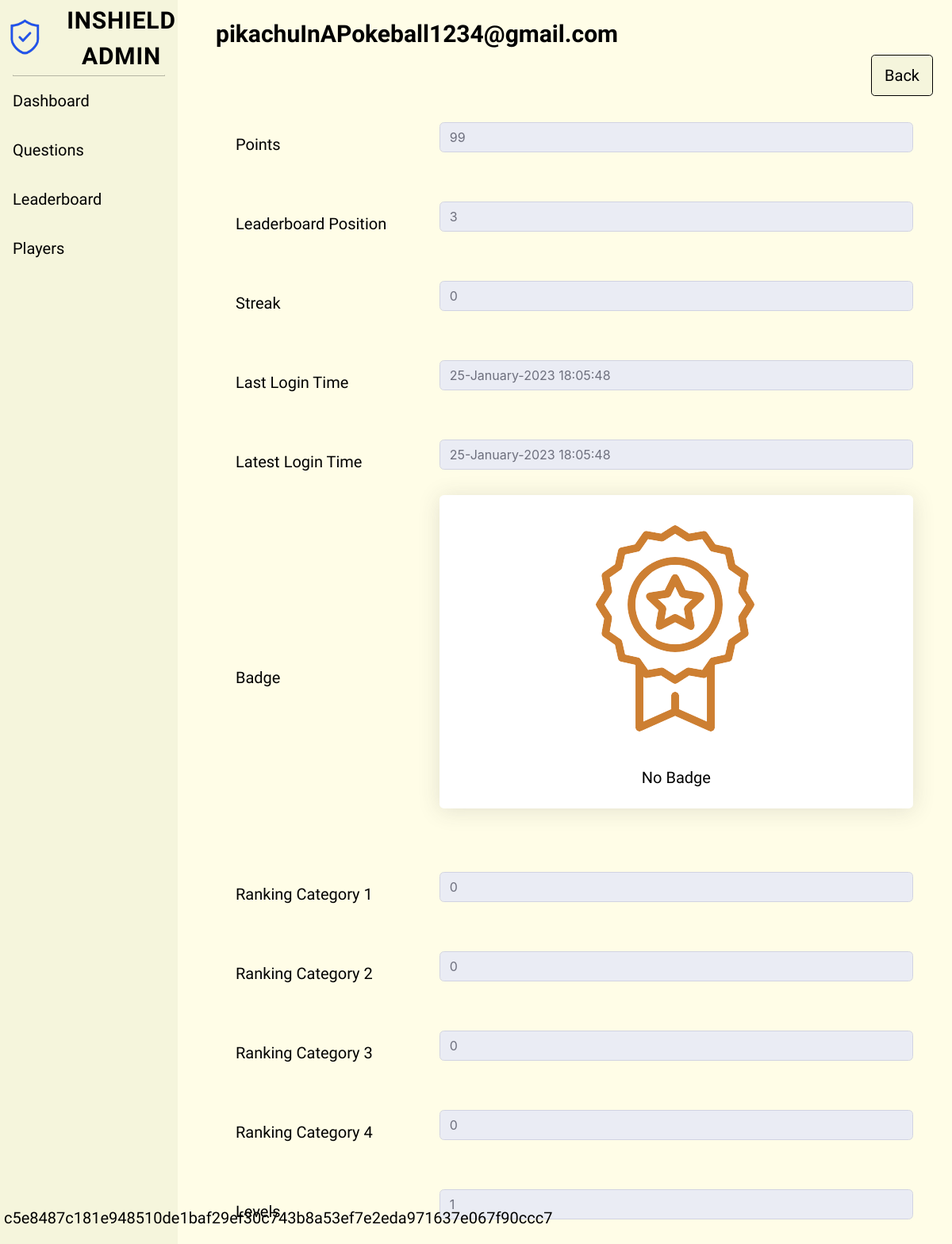
The app's page /adminPlayerDetails.php?id=2 (signed in) with its own data.
### tables this page shows
CREATE TABLE `players` (
  `playerID` int(11) NOT NULL,
  `iv` varchar(32) NOT NULL,
  `email` varchar(256) NOT NULL,
  `displayName` varchar(256) NOT NULL,
  `password` varchar(256) NOT NULL,
  `points` varchar(256) NOT NULL,
  `leaderboard_position` varchar(256) NOT NULL,
  `streak` varchar(256) NOT NULL,
  `last_login_time` varchar(256) NOT NULL,
  `latest_login_time` varchar(256) NOT NULL,
  `badge` varchar(256) NOT NULL,
  `ranking_category1` varchar(256) NOT NULL,
  `ranking_category2` varchar(256) NOT NULL,
  `ranking_category3` varchar(256) NOT NULL,
  `ranking_category4` varchar(256) NOT NULL,
  `levels` varchar(256) NOT NULL,
  `google2FA_secretKey` varchar(256) DEFAULT NULL,
  `profilePic` varchar(256) DEFAULT NULL,
  `time_lvl1` varchar(256) DEFAULT NULL,
  `time_lvl2` varchar(256) DEFAULT NULL,
  `time_lvl3` varchar(256) DEFAULT NULL,
  `time_lvl4` varchar(256) DEFAULT NULL,
  `time_lvl5` varchar(256) DEFAULT NULL,
  `time_lvl6` varchar(256) DEFAULT NULL,
  `time_lvl7` varchar(256) DEFAULT NULL,
  `time_lvl8` varchar(256) DEFAULT NULL,
  `time_lvl9` varchar(256) DEFAULT NULL
);

### validation.php (called while the page is built, shortened)
<?php
function decrypting($val_bin, $iv)
{
  $cipher = 'AES-128-CBC';
  $key = 'thebestsecretkey';
  $decryptedVal = openssl_decrypt($val_bin, $cipher, $key, OPENSSL_RAW_DATA, $iv);
  return $decryptedVal;
}
?>

### adminPlayerDetails.php (the view, shortened to what this page needs)
<!DOCTYPE html>
<html>
    <link href="css/dataTables.min.css" rel="stylesheet">
    <link href="css/adminStyle.css" rel="stylesheet" type="text/css" />
    <link rel="stylesheet" href="https://cdn.jsdelivr.net/npm/bootstrap@5.2.3/dist/css/bootstrap.min.css">
</head>
<body id="page-top">
    <div id="wrapper">
        <?php
            include './headerFooterAdmin.php';
            require_once './validation.php';
        ?>
        <div class="container-fluid ps-5">
            <?php
            if($_SERVER['REQUEST_METHOD'] == 'GET')
            {
                if(empty($_GET['id']))
                {
                    $location = "adminPlayers.php";
                    echo "<script type='text/JavaScript'>alert('Please select a player to continue');window.location='$location'</script>";
                }
                elseif(!empty($_GET['id']))
                {
                    $playerID = trim($_GET['id']);
                    $error['id'] = validateInteger($playerID);
                    $error = array_filter($error);
                    if(empty($error))
                    {
                        $con = new mysqli(DB_HOST, DB_USER, DB_PASS, DB_NAME);
                        $sql = "SELECT * FROM players WHERE playerID = ?";
                        $stmt = $con->prepare($sql);
                        $stmt->bind_param("i", $playerID);
                        $stmt->execute();
                        $result = $stmt->get_result();
                        if($row = $result -> fetch_object())
                        {
                            $iv = hex2bin($row -> iv);
                            $displayName_bin = hex2bin($row -> displayName);
                            $displayName = decrypting($displayName_bin, $iv);
                            $points_bin = hex2bin($row -> points);
                            $points = decrypting($points_bin, $iv);
                            $leaderboard_position_bin = hex2bin($row -> leaderboard_position);
                            $leaderboard_position = decrypting($leaderboard_position_bin, $iv);
                            $streak_bin = hex2bin($row -> streak);
                            $streak = decrypting($streak_bin , $iv);
                            $last_login_time_bin = hex2bin($row -> last_login_time);
                            $last_login_time = decrypting($last_login_time_bin , $iv);
                            $latest_login_time_bin = hex2bin($row -> latest_login_time);
                            $latest_login_time = decrypting($latest_login_time_bin , $iv);
                            $badge_bin = hex2bin($row -> badge);
                            $badge = decrypting($badge_bin , $iv);
                            $ranking_category1_bin = hex2bin($row -> ranking_category1);
                            $ranking_category1 = decrypting($ranking_category1_bin , $iv);
                            $ranking_category2_bin = hex2bin($row -> ranking_category2);
                            $ranking_category2 = decrypting($ranking_category2_bin , $iv);
                            $ranking_category3_bin = hex2bin($row -> ranking_category3);
                            $ranking_category3 = decrypting($ranking_category3_bin , $iv);
                            $ranking_category4_bin = hex2bin($row -> ranking_category4);
                            $ranking_category4 = decrypting($ranking_category4_bin , $iv);
                            $levels_bin = hex2bin($row -> levels);
                            $levels = decrypting($levels_bin , $iv);
                            echo '
                            <h1 class="text-left txt fw-bold">'. $displayName .'</h1>
                            <div class="d-flex flex-row-reverse">
                                <a href="adminPlayers.php" class="btn btn-design txt txt-resize h-auto btn-txt btn-lg" role="button">Back</a>
                            </div>
                            <form class="container-fluid" action="" method="post" enctype='."'multipart/form-data'".'>
                                <table class="container-fluid">
                                    <tr>
                                        <td style="width: 30%;font-size:23px;"></td>
                                    </tr>
                                    <tr>
                                        <td><label for="points" class="txt fs-5">Points</label></td>
                                        <td style="height:100px;"><input type="text" class="form-control" id="points" value="'. $points .'" disabled/></td>
                                    </tr>
                                    <tr>
                                        <td><label for="leaderboard_position" class="txt fs-5">Leaderboard Position</label></td>
                                        <td style="height:100px;"><input type="text" class="form-control" id="leaderboard_position" value="'. $leaderboard_position .'" disabled/></td>
                                    </tr>
                                    <tr>
                                        <td><label for="streak" class="txt fs-5">Streak</label></td>
                                        <td style="height:100px;"><input type="text" class="form-control" id="streak" value="'. $streak .'" disabled/></td>
                                    </tr>
                                    <tr>
                                        <td><label for="last_login_time" class="txt fs-5">Last Login Time</label></td>
                                        <td style="height:100px;"><input type="text" class="form-control" id="last_login_time" value="'. $last_login_time .'" disabled/></td>
                                    </tr>
                                    <tr>
                                        <td><label for="latest_login_time" class="txt fs-5">Latest Login Time</label></td>
                                        <td style="height:100px;"><input type="text" class="form-control" id="latest_login_time" value="'. $latest_login_time .'" disabled/></td>
                                    </tr>
                                    <tr>
                                        <td><label for="badge" class="txt fs-5">Badge</label></td>
                                        <td class="text-center" style="height:100px;">
                                        <div class="shadow p-3 mb-5 bg-body rounded bg-white">
                                            <img src="';
                                                    if($points < 90)
                                                    {
                                                        echo 'img/sad.png';
                                                    }
                                                    elseif($points >= 90 && $points <= 100)
                                                    {
                                                        echo "img/BadgeBronze.png";
                                                    }
                                                    elseif($points >= 100 & $points<= 199)
                                                    {
                                                        echo "img/BadgeSilver.png";
                                                    }
                                                    elseif($points >= 200)
                                                    {
                                                        echo "img/BadgeGold.png";
                                                    }
                                                    echo '"
                                                    class="img-size p-3"/><br/>
                                                    <label for="badge" class="txt fs-5">';
                                                     if ($badge == 0)
                                                     {
                                                        echo "No Badge";
                                                     }
                                                     else
                                                     {
                                                        echo $badge;
                                                     }
                                                    echo
                                                    '</label>
                                                    </div>
                                                </td>
                                            </tr>
                                            <tr>
                                                <td><label for="ranking_category1" class="txt fs-5">Ranking Category 1</label></td>
                                                <td style="height:100px;"><input type="text" class="form-control" id="ranking_category1" value="'.$ranking_category1.'" disabled/></td>
                                            </tr>
                                            <tr>
                                                <td><label for="ranking_category2" class="txt fs-5">Ranking Category 2</label></td>
                                                <td style="height:100px;"><input type="text" class="form-control" id="ranking_category2" value="'.$ranking_category2.'" disabled/></td>
                                            </tr>
                                            <tr>
                                                <td><label for="ranking_category3" class="txt fs-5">Ranking Category 3</label></td>
                                                <td style="height:100px;"><input type="text" class="form-control" id="ranking_category3" value="'.$ranking_category3.'" disabled/></td>
                                            </tr>
                                            <tr>
                                                <td><label for="ranking_category4" class="txt fs-5">Ranking Category 4</label></td>
                                                <td style="height:100px;"><input type="text" class="form-control" id="ranking_category4" value="'.$ranking_category4.'" disabled/></td>
                                            </tr>
                                            <tr>
                                                <td><label for="levels" class="txt fs-5">Levels</label></td>
                                                <td style="height:100px;"><input type="text" class="form-control" id="levels" value="'.$levels.'" disabled/></td>
                                            </tr>
                                        </table>
                                    </form>';
                        }
                    }
                }
            }
            ?>
</body>
</html>

### adminPlayerDetails.php (style rules this page uses)
.txt { font-family: "Strait"; color: #000000 !important; }
.btn-design { border-color: #000000 !important; background-color: #F5F5DC !important; }
.txt-resize { font-size: 20px !important; }
.btn-txt { vertical-align: middle !important; padding-top:10px !important; padding-bottom:10px !important; }

### headerFooterAdmin.php (style rules this page uses)
html body { background-color: #FFFDE7; }
.txt { padding-top: 25px; font-family: "Strait"; font-size: 30px; }

### records on screen
players: displayName "pikachuInAPokeball1234@gmail.com", points+iv "99", leaderboard_position+iv "3", streak+iv "0", last_login_time+iv "25-January-2023 18:05:48", latest_login_time+iv "25-January-2023 18:05:48", ranking_category1+iv "0", ranking_category2+iv "0", ranking_category3+iv "0", ranking_category4+iv "0", levels+iv "1"

### other values on screen
$_SESSION["aName"] "c5e8487c181e948510de1baf29ef30c743b8a53ef7e2eda971637e067f90ccc7"
